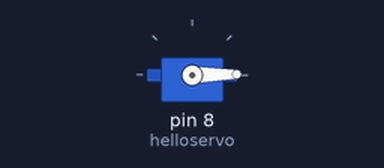
The sketch below on a simulated Arduino Uno, built with avr-gcc and run on an emulated ATmega328P. On the bench: servo.

Above: at 0.05 s.
At 2.65 s:
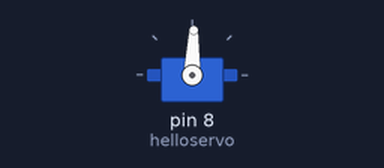
At 5.25 s:
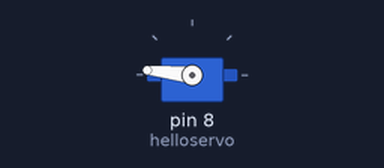
At 10.45 s:
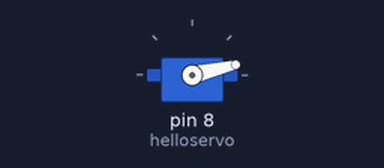
Timing chart, 0 to 14.1 s (numbered marks = the images above):
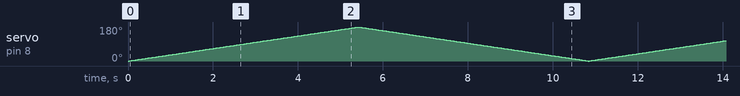

The sketch:

lab4servo.ino
```cpp
// by BARRAGAN <http://barraganstudio.com>
// Modified by Paula Teixeira - 03/01/14
// for Physical Computing Lab 4


#include <Servo.h>

Servo helloservo;

int pos = 0;

void setup()
{
  helloservo.attach(8);
}


void loop()
{
  for(pos = 0; pos < 180; pos += 1)
  {
    helloservo.write(pos);
    delay(30);
  }
  for(pos = 180; pos>=1; pos-=1)
  {
    helloservo.write(pos);
    delay(30);
  }
}
```
